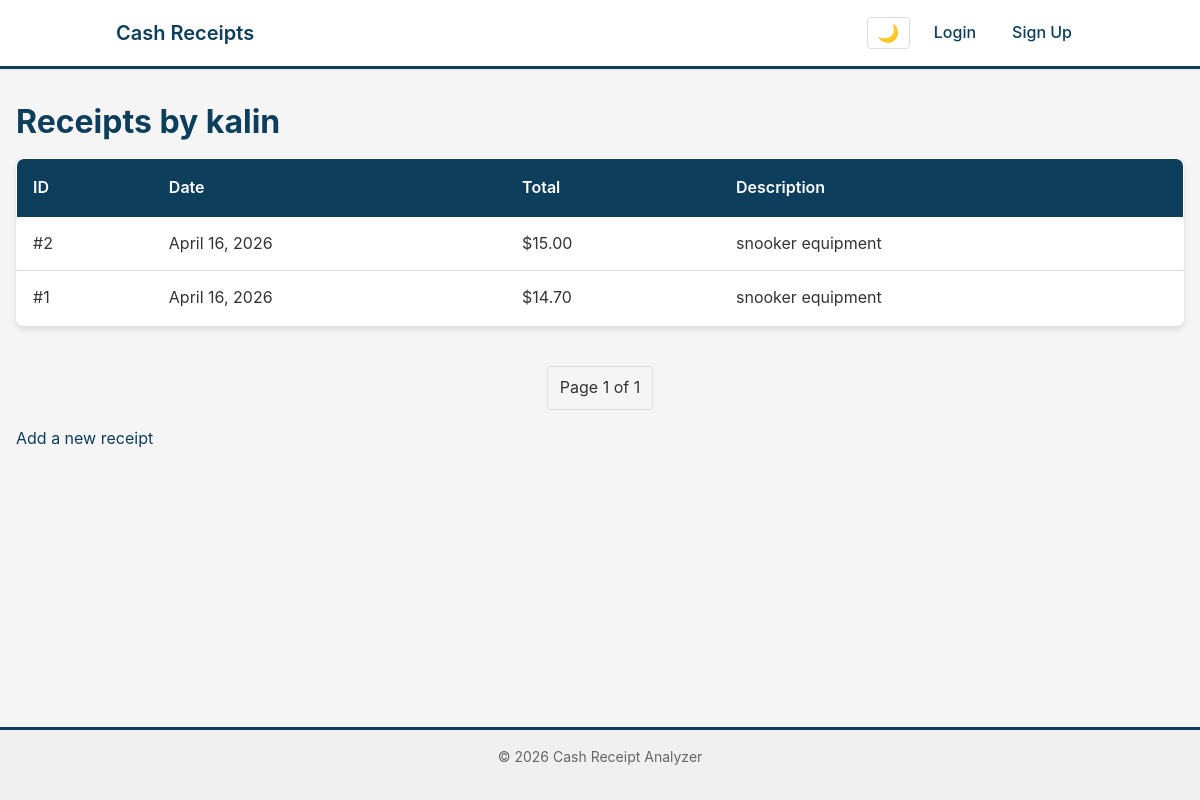
The page /users/kalin/ on the database as committed earlier.
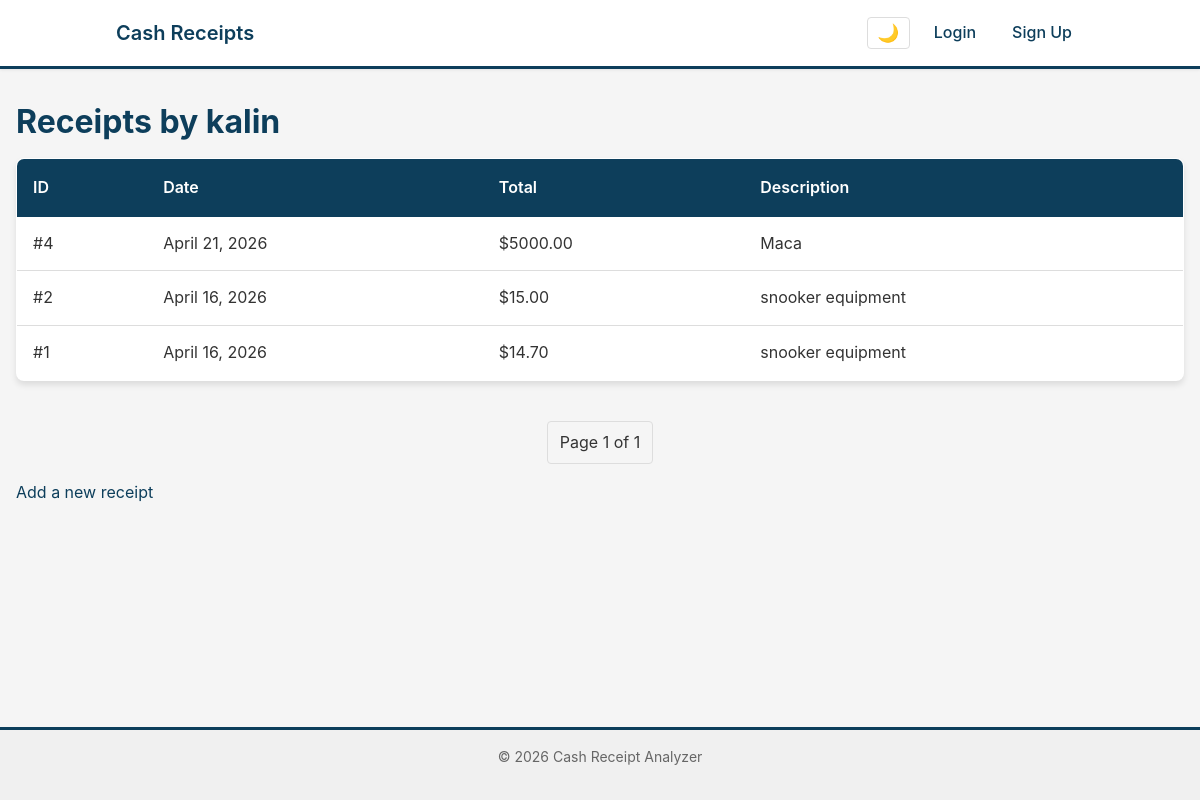
The same page on the database as committed later.
### cash_receipts/models.py (models this page shows, shortened)
class Receipt(models.Model):
    owner = models.ForeignKey(User, on_delete=models.CASCADE, related_name='receipts')
    total_sum = models.DecimalField(max_digits=10, decimal_places=2)
    date = models.DateField(auto_now_add=True)
    description = models.TextField(blank=True)
    created_at = models.DateTimeField(auto_now_add=True)
    updated_at = models.DateTimeField(auto_now=True)
    class Meta:
        ordering = ['-created_at']

### cash_receipts/views.py (the view)
# urls.py: path('users/<str:username>/', views.user_profile, name='user_profile'),
def user_profile(request, username):
    user = get_object_or_404(User, username=username)
    receipts = user.receipts.all()
    paginator = Paginator(receipts, 20)
    page_number = request.GET.get('page')
    page_obj = paginator.get_page(page_number)
    return render(request, 'cash_receipts/user.html', {
        'profile_user': user,
        'page_obj': page_obj,
    })

### templates/cash_receipts/user.html (shortened to what this page needs)
{% extends 'base.html' %}
{% block content %}
<h1>Receipts by {{ profile_user.username }}</h1>
{% if page_obj %}
    <table>
        <thead>
            <tr>
                <th>ID</th>
                <th>Date</th>
                <th>Total</th>
                <th>Description</th>
            </tr>
        </thead>
        <tbody>
            {% for receipt in page_obj %}
            <tr>
                <td>#{{ receipt.id }}</td>
                <td>{{ receipt.date }}</td>
                <td>${{ receipt.total_sum }}</td>
                <td>{{ receipt.description|default:"-" }}</td>
            </tr>
            {% endfor %}
        </tbody>
    </table>
    <div class="pagination">
        <span>Page {{ page_obj.number }} of {{ page_obj.paginator.num_pages }}</span>
    </div>
{% else %}
    <p>No receipts yet.</p>
{% endif %}
<p><a href="{% url 'add_receipt' %}">Add a new receipt</a></p>
{% endblock %}

Rows that differ between the two databases and show on the page:
added Receipt: id "4", date "April 21, 2026", total_sum "5000.00", description "Маса"
